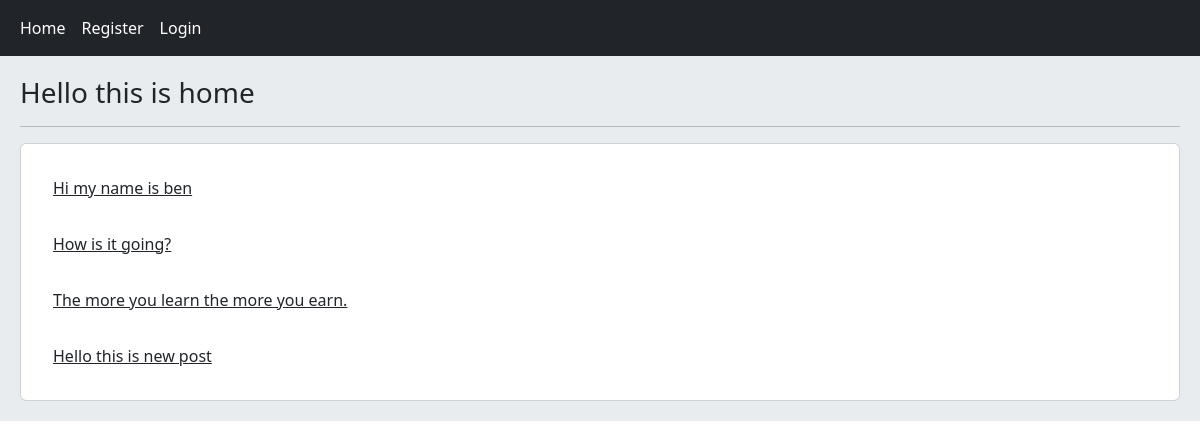
The page / on the database its author committed.
### home/models.py (models this page shows, shortened)
class Post(models.Model):
    user = models.ForeignKey(User, on_delete=models.CASCADE)
    body = models.TextField()
    slug = models.SlugField()
    created = models.DateTimeField(auto_now_add=True)
    updated = models.DateTimeField(auto_now=True)
    def get_absolute_url(self):
        return reverse('home:post_detail', args=(self.id, self.slug))

### home/views.py (the view)
# urls.py: path('', views.HomeView.as_view(), name='home'),
class HomeView(View):
    def get(self, request):
        posts = Post.objects.all()
        return render(request, 'home/index.html', {'posts': posts})

### home/templates/home/index.html
{% extends 'base.html' %}
{% block content %}
	<h3>Hello this is home</h3>
	<hr>
	<div class="card p-3">
		{% for post in posts %}
			<a href="{{ post.get_absolute_url }}" class="card-body">{{ post.body|truncatewords:8 }}</a>
		{% endfor %}
	</div>
{% endblock %}

### rows shown on the page
Post: body "Hi my name is ben"
Post: body "How is it going?"
Post: body "The more you learn the more you earn."
Post: body "Hello this is new post"
